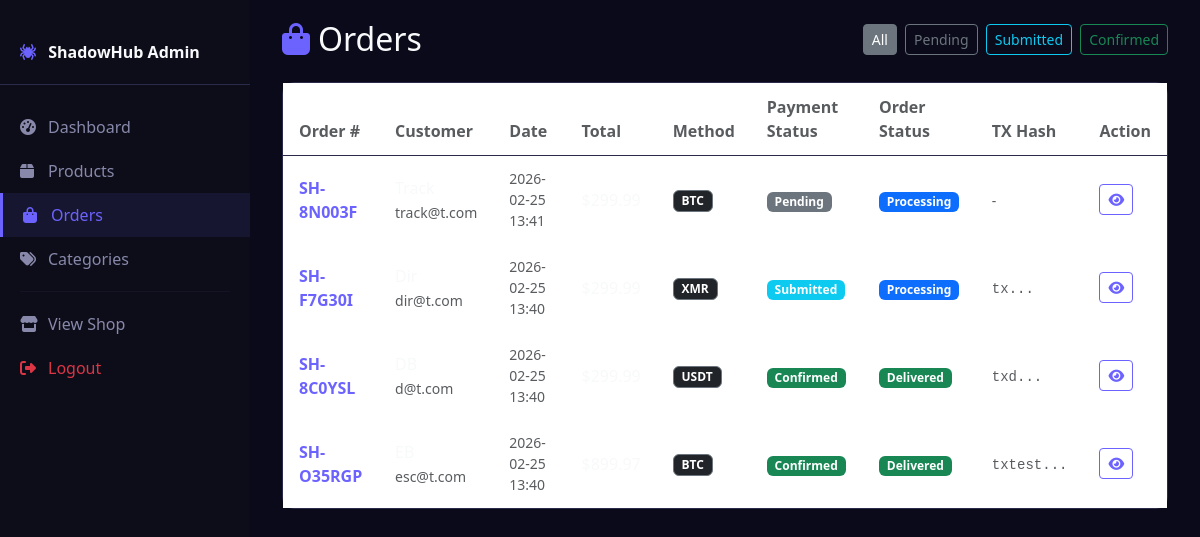
Page /admin/orders (signed in) on the committed database.
### models.py (models this page shows)
class Order(db.Model):
    __tablename__ = 'orders'
    id = db.Column(db.Integer, primary_key=True)
    order_number = db.Column(db.String(20), unique=True, nullable=False)
    user_id = db.Column(db.Integer, db.ForeignKey('users.id'), nullable=True)
    name = db.Column(db.String(200), nullable=False)
    email = db.Column(db.String(120), nullable=False)
    phone = db.Column(db.String(30))
    address = db.Column(db.String(300))
    city = db.Column(db.String(100))
    country = db.Column(db.String(100))
    zip_code = db.Column(db.String(20))
    total = db.Column(db.Float, nullable=False)
    payment_method = db.Column(db.String(20), nullable=False)
    payment_status = db.Column(db.String(20), default='pending')
    order_status = db.Column(db.String(20), default='processing')
    transaction_hash = db.Column(db.String(200))
    sending_wallet = db.Column(db.String(200))
    use_escrow = db.Column(db.Boolean, default=False)
    escrow_status = db.Column(db.String(30), default='none')
    buyer_confirmed = db.Column(db.Boolean, default=False)
    created_at = db.Column(db.DateTime, default=datetime.utcnow)
    updated_at = db.Column(db.DateTime, default=datetime.utcnow, onupdate=datetime.utcnow)
    items = db.relationship('OrderItem', backref='order', lazy=True)
    dispute = db.relationship('EscrowDispute', backref='order', uselist=False, lazy=True)

### app.py (the view)
@app.route('/admin/orders')
@login_required
@admin_required
def admin_orders():
    status_filter = request.args.get('status', '')
    query = Order.query.order_by(Order.created_at.desc())
    if status_filter:
        query = query.filter_by(payment_status=status_filter)
    orders = query.all()
    return render_template('admin/orders.html', orders=orders, status_filter=status_filter)

### app.py (called while the page is built)
@login_manager.user_loader
def load_user(user_id):
    return User.query.get(int(user_id))

def get_lang():
    return session.get('lang', 'en')

def get_currency():
    return session.get('currency', 'USD')

def format_price(amount_usd):
    currency = get_currency()
    info = CURRENCIES.get(currency, CURRENCIES['USD'])
    converted = amount_usd * info['rate']
    return f"{info['symbol']}{converted:,.2f}"

@app.context_processor
def inject_globals():
    currency = get_currency()
    lang = get_lang()
    pgp_key = app.config.get('PGP_PUBLIC_KEY', '')
    pgp_fingerprint = app.config.get('PGP_FINGERPRINT', '')
    pgp_key_set = (
        '-----BEGIN PGP PUBLIC KEY BLOCK-----' in pgp_key
        and 'PASTE YOUR PUBLIC PGP KEY HERE' not in pgp_key
    )
    return dict(
        t=t,
        format_price=format_price,
        crypto_equivalent=crypto_equivalent,
        current_lang=lang,
        current_currency=currency,
        supported_languages=SUPPORTED_LANGUAGES,
        supported_currencies=CURRENCIES,
        crypto_rates=CRYPTO_RATES,
        seo_keywords=SEO_KEYWORDS,
        contact_email=app.config['CONTACT_EMAIL'],
        pgp_key=pgp_key,
        pgp_fingerprint=pgp_fingerprint,
        pgp_key_set=pgp_key_set,
    )

def admin_required(f):
    from functools import wraps
    @wraps(f)
    def decorated(*args, **kwargs):
        if not current_user.is_authenticated or not current_user.is_admin:
            flash('Admin access required.', 'danger')
            return redirect(url_for('login'))
        return f(*args, **kwargs)
    return decorated

### templates/admin/orders.html (shortened to what this page needs)
{% extends 'admin/base.html' %}
{% block content %}
<div class="d-flex justify-content-between align-items-center mb-4">
  <h2 class="text-light mb-0"><i class="fas fa-shopping-bag me-2 text-accent"></i>Orders</h2>
  <div>
    <a href="{{ url_for('admin_orders') }}" class="btn btn-sm btn-outline-secondary me-1 {% if not status_filter %}active{% endif %}">All</a>
    <a href="{{ url_for('admin_orders', status='pending') }}" class="btn btn-sm btn-outline-secondary me-1 {% if status_filter=='pending' %}active{% endif %}">Pending</a>
    <a href="{{ url_for('admin_orders', status='submitted') }}" class="btn btn-sm btn-outline-info me-1 {% if status_filter=='submitted' %}active{% endif %}">Submitted</a>
    <a href="{{ url_for('admin_orders', status='confirmed') }}" class="btn btn-sm btn-outline-success {% if status_filter=='confirmed' %}active{% endif %}">Confirmed</a>
  </div>
</div>
<div class="card dark-card">
  <div class="card-body p-0">
    <div class="table-responsive">
      <table class="table dark-table mb-0">
        <thead>
          <tr>
            <th class="text-muted">Order #</th>
            <th class="text-muted">Customer</th>
            <th class="text-muted">Date</th>
            <th class="text-muted">Total</th>
            <th class="text-muted">Method</th>
            <th class="text-muted">Payment Status</th>
            <th class="text-muted">Order Status</th>
            <th class="text-muted">TX Hash</th>
            <th class="text-muted">Action</th>
          </tr>
        </thead>
        <tbody>
          {% for order in orders %}
          <tr>
            <td class="text-accent fw-bold">{{ order.order_number }}</td>
            <td>
              <div class="text-light">{{ order.name }}</div>
              <small class="text-muted">{{ order.email }}</small>
            </td>
            <td class="text-muted small">{{ order.created_at.strftime('%Y-%m-%d %H:%M') }}</td>
            <td class="text-light">{{ format_price(order.total) }}</td>
            <td><span class="badge bg-dark border border-secondary">{{ order.payment_method }}</span></td>
            <td>
              <span class="badge bg-{{ 'success' if order.payment_status == 'confirmed' else ('info' if order.payment_status == 'submitted' else 'secondary') }}">
                {{ order.payment_status|title }}
              </span>
            </td>
            <td>
              <span class="badge bg-{{ 'primary' if order.order_status == 'processing' else ('warning text-dark' if order.order_status == 'shipped' else ('success' if order.order_status == 'delivered' else 'secondary')) }}">
                {{ order.order_status|title }}
              </span>
            </td>
            <td>
              {% if order.transaction_hash %}
              <code class="text-muted small" title="{{ order.transaction_hash }}">{{ order.transaction_hash[:10] }}...</code>
              {% else %}
              <span class="text-muted small">-</span>
              {% endif %}
            </td>
            <td>
              <a href="{{ url_for('admin_order_detail', order_number=order.order_number) }}" class="btn btn-sm btn-outline-accent">
                <i class="fas fa-eye"></i>
              </a>
            </td>
          </tr>
          {% endfor %}
        </tbody>
      </table>
    </div>
  </div>
</div>
{% endblock %}

### templates/admin/base.html (shortened to what this page needs)
<!DOCTYPE html>
<html lang="en">
<head>
    <link href="https://cdn.jsdelivr.net/npm/bootstrap@5.3.0/dist/css/bootstrap.min.css" rel="stylesheet">
    <link href="https://cdnjs.cloudflare.com/ajax/libs/font-awesome/6.4.0/css/all.min.css" rel="stylesheet">
    <link href="{{ url_for('static', filename='css/style.css') }}" rel="stylesheet">
</head>
<body style="background:#0a0a1a; color:#e0e0e0;">
<div class="admin-sidebar">
  <div class="admin-brand">
    <a href="{{ url_for('admin_index') }}" class="text-decoration-none">
      <i class="fas fa-spider text-accent me-2"></i>
      <span class="text-light fw-bold">ShadowHub Admin</span>
    </a>
  </div>
  <nav>
    <a href="{{ url_for('admin_index') }}" class="admin-nav-link {% if request.endpoint == 'admin_index' %}active{% endif %}">
      <i class="fas fa-tachometer-alt me-2"></i><span>Dashboard</span>
    </a>
    <a href="{{ url_for('admin_products') }}" class="admin-nav-link {% if 'product' in request.endpoint %}active{% endif %}">
      <i class="fas fa-box me-2"></i><span>Products</span>
    </a>
    <a href="{{ url_for('admin_orders') }}" class="admin-nav-link {% if 'order' in request.endpoint %}active{% endif %}">
      <i class="fas fa-shopping-bag me-2"></i><span>Orders</span>
    </a>
    <a href="{{ url_for('admin_categories') }}" class="admin-nav-link {% if 'categor' in request.endpoint %}active{% endif %}">
      <i class="fas fa-tags me-2"></i><span>Categories</span>
    </a>
    <hr style="border-color:#2a2a4a; margin:10px 20px;">
    <a href="{{ url_for('index') }}" class="admin-nav-link">
      <i class="fas fa-store me-2"></i><span>View Shop</span>
    </a>
    <a href="{{ url_for('logout') }}" class="admin-nav-link text-danger">
      <i class="fas fa-sign-out-alt me-2"></i><span>Logout</span>
    </a>
  </nav>
</div>
<div class="admin-content">
  <div class="container-fluid">
    {% block content %}{% endblock %}
  </div>
</div>
</body>
</html>

### static/css/style.css (style rules this page uses)
:root { --bg-primary: #0a0a1a; --bg-secondary: #0d0d24; --bg-card: #111128; --bg-card-hover: #161632; --accent: #6c63ff; --accent-secondary: #e94560; --text-primary: #e0e0e0; --text-muted: #8888aa; --border-color: #2a2a4a; }
body { background-color: var(--bg-primary); color: var(--text-primary); font-family: 'Segoe UI', system-ui, sans-serif; min-height: 100vh; }
.text-accent { color: var(--accent) !important; }
.btn-outline-accent { border: 1px solid var(--accent); color: var(--accent); background: transparent; }
.dark-card { background: var(--bg-card); border: 1px solid var(--border-color); border-radius: 12px; transition: all 0.3s; }
.dark-table { color: var(--text-primary) !important; }
.dark-table thead th { border-bottom: 1px solid var(--border-color) !important; padding: 12px 16px; }
.dark-table tbody td { border-bottom: 1px solid rgba(255,255,255,0.05) !important; padding: 12px 16px; vertical-align: middle; }

### templates/admin/base.html (style rules this page uses)
.admin-sidebar { background: #0d0d1a; min-height: 100vh; width: 250px; position: fixed; top: 0; left: 0; z-index: 1000; padding-top: 20px; }
.admin-content { margin-left: 250px; padding: 20px; }
.admin-brand { padding: 20px; border-bottom: 1px solid #2a2a4a; margin-bottom: 20px; }
.admin-nav-link { display: block; padding: 10px 20px; color: #8888aa; text-decoration: none; transition: all 0.2s; }
.admin-nav-link:hover, .admin-nav-link.active { color: #6c63ff; background: rgba(108,99,255,0.1); border-left: 3px solid #6c63ff; }
.admin-nav-link i { width: 20px; }

### rows in the picture
Order: order_number "SH-8N003F", email "track@t.com", created_at "2026-02-25 13:41", payment_method "BTC", payment_status "Pending", order_status "Processing"
Order: order_number "SH-F7G30I", email "dir@t.com", created_at "2026-02-25 13:40", payment_method "XMR", payment_status "Submitted", order_status "Processing", transaction_hash "tx"
Order: order_number "SH-8C0YSL", email "d@t.com", created_at "2026-02-25 13:40", payment_method "USDT", payment_status "Confirmed", order_status "Delivered", transaction_hash "txd"
Order: order_number "SH-O35RGP", email "esc@t.com", created_at "2026-02-25 13:40", payment_method "BTC", payment_status "Confirmed", order_status "Delivered", transaction_hash "txtest"
